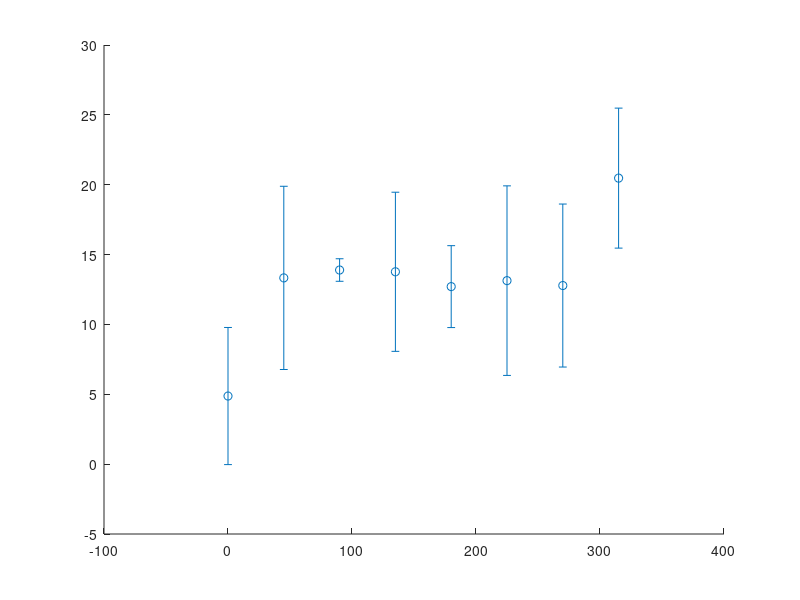

The MATLAB script that drew this image: (Note: this script raises an error after producing the figure.)
%% RAAN VARIATION vs CATALOGUED DEBRIS GRAPH (1 day)
clear all; close all; clc;
load("raan_variation1.mat")
visited1 = sum(visited>0,2);
revisited1 = sum(revisited>0,2);
percentage1 = revisited1./visited1;
percentage12 = revisited1./n_debris;

load("raan_variation2.mat")
visited2 = sum(visited>0,2);
revisited2 = sum(revisited>0,2);
percentage2 = revisited2./visited2;
percentage22 = revisited2./n_debris;

load("raan_variation3.mat")
visited3 = sum(visited>0,2);
revisited3 = sum(revisited>0,2);
percentage3 = revisited3./visited3;
percentage32 = revisited3./n_debris;

load("raan_variation4.mat")
visited4 = sum(visited>0,2);
revisited4 = sum(revisited>0,2);
percentage4 = revisited4./visited4;
percentage42 = revisited4./n_debris;

load("raan_variation5.mat")
visited5 = sum(visited>0,2);
revisited5 = sum(revisited>0,2);
percentage5 = revisited5./visited5;
percentage52 = revisited5./n_debris;



percentage = 100*[percentage1 percentage2 percentage3 percentage4 percentage5];
percentage_total = 100*[percentage12 percentage22 percentage32 percentage42 percentage52];


percentage_mean = mean(percentage,2);
percentage_total_mean = mean(percentage_total,2);

percentage_std = std(percentage,0,2);
percentage_total_std = std(percentage_total,0,2);

figure;
%scatter(RAAN0_variation,percentage_mean)
errorbar(RAAN0_variation,percentage_mean,percentage_std,'o', ...                  % circle marker
         'MarkerSize', 7,'LineWidth',1.5);
set(gca, 'FontSize',12,'FontName','Arial');
xlabel('\Omega_0[°]','FontSize',12,'FontName','Arial');
ylabel('Percentage of visited debris revisited [%]','FontSize',12,'FontName','Arial');

figure;
%scatter(RAAN0_variation,percentage_total_mean)
errorbar(RAAN0_variation,percentage_total_mean,percentage_total_std,'o', ...                  % circle marker
         'MarkerSize', 7,'LineWidth',1.5);
set(gca, 'FontSize',12,'FontName','Arial');
xlabel('\Omega_0[°]','FontSize',12,'FontName','Arial');
ylabel('Percentage of total debris revisited [%]','FontSize',12,'FontName','Arial');
